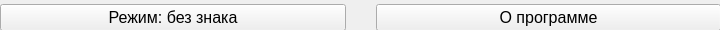
  <widget class="QWidget" name="top_widget" native="true">
   <property name="geometry">
    <rect>
     <x>30</x>
     <y>30</y>
     <width>720</width>
     <height>30</height>
    </rect>
   </property>
   <property name="styleSheet">
    <string notr="true">QPushButton {
	background-color: #e3e4e6;
	border: 3px solid #d7d7d9;
	border-radius: 10px;
}
QPushButton:hover {
    background-color: #e0e1e3;
	border: 3px solid #d4d4d6;
}

QPushButton:pressed {
    background-color: #cacbcc;
	border: 3px solid #bbbbbd;
}

font-size: 11pt;</string>
   </property>
   <widget class="QWidget" name="horizontalLayoutWidget">
    <property name="geometry">
     <rect>
      <x>0</x>
      <y>0</y>
      <width>721</width>
      <height>35</height>
     </rect>
    </property>
    <layout class="QHBoxLayout" name="upper_buttons">
     <property name="spacing">
      <number>30</number>
     </property>
     <item>
      <widget class="QPushButton" name="btn_mode">
       <property name="font">
        <font>
         <pointsize>12</pointsize>
         <italic>false</italic>
         <bold>false</bold>
         <stylestrategy>PreferAntialias</stylestrategy>
        </font>
       </property>
       <property name="styleSheet">
        <string notr="true"/>
       </property>
       <property name="text">
        <string>Режим: без знака</string>
       </property>
      </widget>
     </item>
     <item>
      <widget class="QPushButton" name="btn_about">
       <property name="enabled">
        <bool>true</bool>
       </property>
       <property name="font">
        <font>
         <pointsize>12</pointsize>
         <italic>false</italic>
         <bold>false</bold>
         <stylestrategy>PreferAntialias</stylestrategy>
        </font>
       </property>
       <property name="text">
        <string>О программе</string>
       </property>
      </widget>
     </item>
    </layout>
   </widget>
  </widget>
